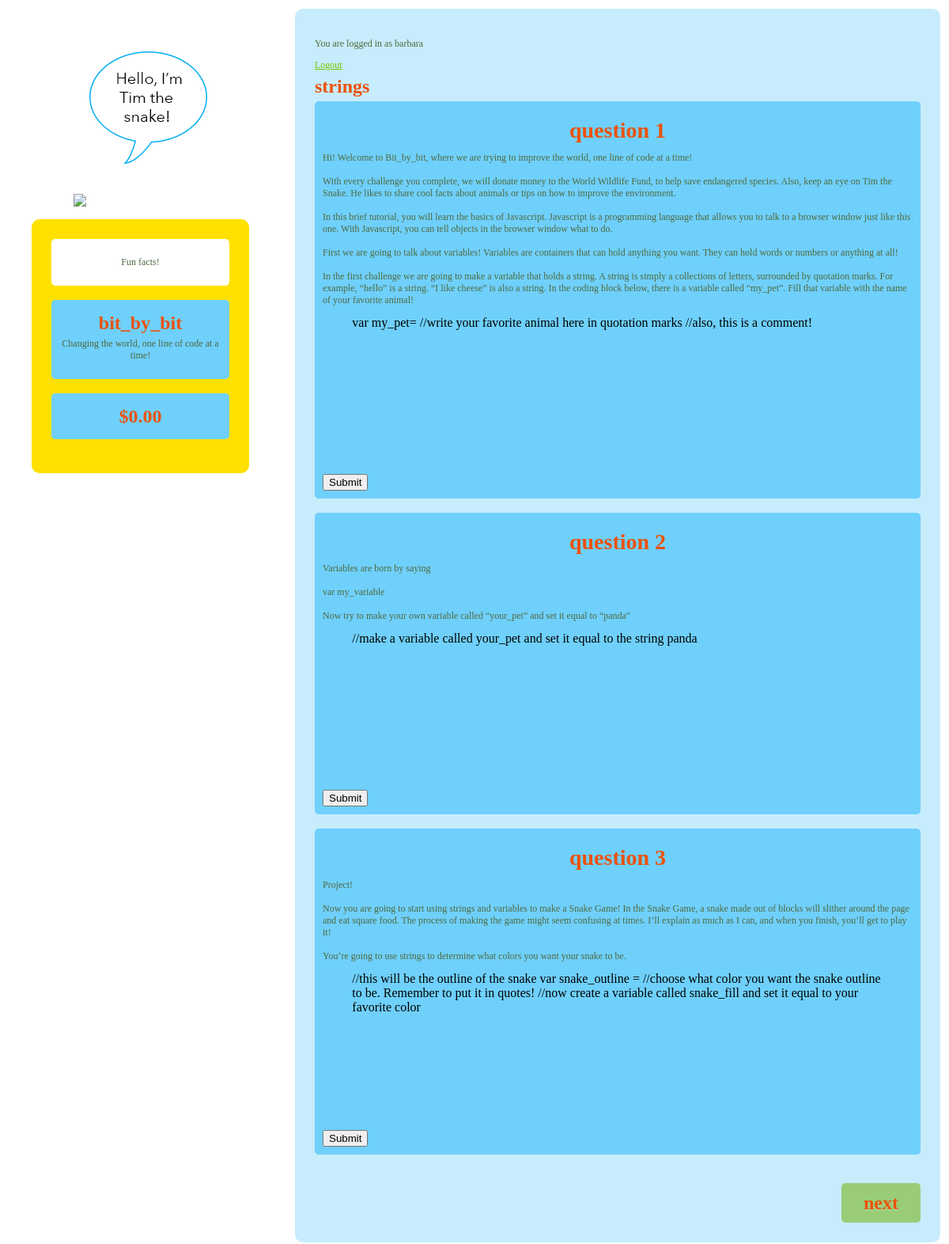
The app's page /questions/1/ (signed in) with its own data.
### questions/models.py (models this page shows)
class Topic(models.Model):
    topic = models.CharField(max_length=200)

class Question(models.Model):
	topic = models.ForeignKey(Topic)
	isproject = models.BooleanField()
	text = models.CharField(max_length=2000)
	question_code = models.CharField(max_length=2000)

### questions/views.py (the view)
# urls.py: url(r'^(?P<topic_id>\d+)/$', views.detail, name='detail'),
def detail(request, topic_id):
	topic = Topic.objects.get(pk=topic_id)
	try:
		next_topic_id = int(topic_id) + 1
		next_topic_text = Topic.objects.get(pk=next_topic_id).topic
	except:
		next_topic_id = 'finish'
		next_topic_text = 'finish'
	question_list = topic.question_set.all()
	template = loader.get_template('questions/detail.html')
	context = RequestContext(request, {
	    'question_list': question_list,
	    'topic': topic.topic,
	    'next_topic_id': next_topic_id,
	    'next_topic_text': next_topic_text,
	})
	return HttpResponse(template.render(context))

### questions/templates/questions/detail.html (shortened to what this page needs)
<html>
	<head>
		{% load staticfiles %}
		<link rel="stylesheet" type="text/css" href="{% static "css/style.css" %}">
	</head>
	<body>
		<table>
			<tr>
				<td class = "snake">
					<div class = "fixer" id = "header">
						<img src = "/static/images/snake.png">
						<img src = "/static/images/blurb.png">
						<p>
						<div class = "main" id="aboutinfo">
							<div id='funfact'><p><span>Fun facts!</span></p></div><br>
							<div id = "information">
							<div id='name'><h1>bit_by_bit</h1></div>
							<p> Changing the world, one line of code at a time!</p>
							</div>
							<br>
							<div id = "score">
							<h1>$0.00</h1>
							</div>
							<br>
						</div>
					</div>
				</td>
				<td class ="content">
					<div class = "main">
						<div class="userinfo">
							{% if user.is_authenticated %}
							    <p>You are logged in as {{ user.username }}</p>
							{% else %}
							    <p>Welcome, new user. Please <a href="/questions/login/">log in</a></p>
							{% endif %}
							<div id='logoutbutton'>
								<a href="/questions/logout/">Logout</a>
							</div>
						</div>
						<div id="topic"><h1>{{topic}}</h1></div>
						{% autoescape off %}
						{% if question_list %}
						    {% for question in question_list %}
						    	<div id = "question">
									<h2>Question {{question.id}}</h2>
							        <div id='qtext'><p>{{ question.text }}</a></p></div>
							        <div class="editor" id={{ question.id}} >{{question.question_code}}</div>
							        <button type="button" class="SubmitButton" id={{question.id}}>Submit</button>
						        </div>
						        <br>
						    {% endfor %}
						{% else %}
						    <p>No questions are available.</p>
						{% endif %}
						{% endautoescape %}
						<br>
						<div align = "right">
							<a href = "/questions/{{ next_topic_id }}/" class = "button">Next</a>
						</div>
					</div>
				</td>
			</tr>
		</table>
	</body>
</html>

### questions/static/css/style.css (style rules this page uses)
p { font-family: Tahoma; font-size: .75em; text-decoration: none; color: #4F693E; }
a { font-family: Tahoma; font-size: 0.75em; text-decoration: bold; color: #6FC900; }
body { background-color: white; }
h1 { font-family: Tahoma; font-size: 1.5em; text-decoration: none; text-transform: lowercase; color: #eb520a; line-height: 25%; }
h2 { font-family: Tahoma; font-size: 1.75em; text-decoration: none; text-transform: lowercase; color: #eb520a; line-height: 25%; text-align: center; }
td.snake { min-width: 300px; width: 20%; vertical-align: top; text-align: center; padding-left: 30px; padding-right: 30px; }
td.content { width: 80%; vertical-align: text-top; }
.main { background-color: #c7ecfc; padding: 25px; margin-left: auto; margin-right: auto; border-radius: 10px; vertical-align: top; }
#funfact { background-color: white; padding: 10px; border-radius: 5px; vertical-align: top; }
#aboutinfo { width: 225px; background-color: #FFE100; }
.fixer { position: fixed; z-index: 20; margin-left: auto; margin-right: auto; }
#header { margin-top: 50px; }
#question { background-color: #6FD0FC; padding: 10px; border-radius: 5px; vertical-align: top; }
.editor { position: relative; margin-left: auto; margin-right: auto; height: 200px; width: 90%; }
#information { background-color: #6FD0FC; padding: 10px; border-radius: 5px; vertical-align: top; }
#score { background-color: #6FD0FC; padding: 10px; border-radius: 5px; vertical-align: top; }
.button { display: block; height: 50px; width: 100px; background: #9ACC78; color: #eb520a; text-align: center; text-transform: lowercase; font: bold 1.5em/50px Tahoma; background: linear-gradient(top, #9ACC78, #6D9154); border-radius: 5px; text-shadow: 0 2px 2px rgba(255, 255, 255, 0.2); }
a.button { text-decoration: none; }

### records on screen
Topic: topic "strings"
Question: id "1", text "Hi! Welcome to Bit_by_bit, where we are trying to improve the world, one line of code at a time! With every challenge you complete, we will donate money to the World Wildlife Fund, to help save endangered species. Also, keep an eye on Tim the Snake. He likes to share cool facts about animals or tips on how to improve the environment. In this brief tutorial, you will learn the basics of Javascript. Javascript is a programming language that allows you to talk to a browser window just like this one. With Javascript, you can tell objects in the browser window what to do. First we are going to talk about variables! Variables are containers that can hold anything you want. They can hold words or…", question_code "var my_pet= //write your favorite animal here in quotation marks //also, this is a comment!"
Question: id "2", text "Variables are born by saying var my_variable Now try to make your own variable called “your_pet” and set it equal to “panda”", question_code "//make a variable called your_pet and set it equal to the string panda"
Question: id "3", text "Project! Now you are going to start using strings and variables to make a Snake Game! In the Snake Game, a snake made out of blocks will slither around the page and eat square food. The process of making the game might seem confusing at times. I’ll explain as much as I can, and when you finish, you’ll get to play it! You’re going to use strings to determine what colors you want your snake to be.", question_code "//this will be the outline of the snake var snake_outline = //choose what color you want the snake outline to be. Remember to put it in quotes! //now create a variable called snake_fill and set it equal to your favorite color"

### other values on screen
{{ user.username }} "barbara"
